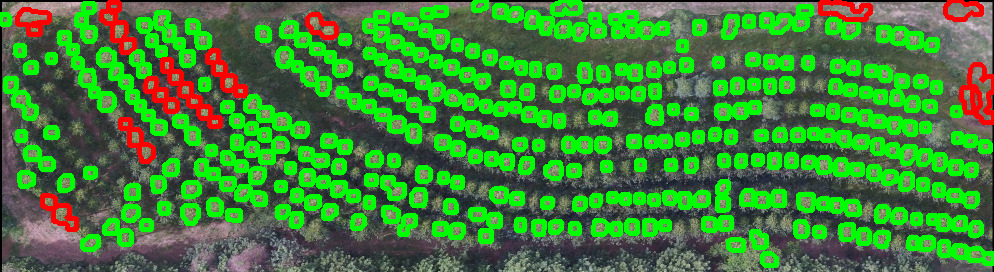
#> input picture images/detections.jpeg, 994 x 272 px
$ python trackbar_new.py ../images/detections.jpeg
#> lines starting #> are read from the running program, lines starting #| are printed output that depends on the picture
#!/usr/bin/python
import cv2
import numpy as np


def filter_mask(im_filter_mask):
    kernel = np.ones((5, 5), np.uint8)
    erode = cv2.erode(im_filter_mask, kernel, iterations=1)
    dilate = cv2.dilate(erode, kernel, iterations=1)
    gaussian = cv2.GaussianBlur(dilate, (5, 5), 1)

    return gaussian


def update(*arg):
    h0 = cv2.getTrackbarPos('h min', 'control')
    h1 = cv2.getTrackbarPos('h max', 'control')
    s0 = cv2.getTrackbarPos('s min', 'control')
    s1 = cv2.getTrackbarPos('s max', 'control')
    v0 = cv2.getTrackbarPos('v min', 'control')
    v1 = cv2.getTrackbarPos('v max', 'control')

    lower = np.array((h0, s0, v0))
    upper = np.array((h1, s1, v1))
    mask = cv2.inRange(hsv, lower, upper)

    gaussian = filter_mask(mask)

    cv2.imshow('GAUSSIAN:', gaussian)

    cv2.imshow('mask', mask)

    contours, hierarchy = cv2.findContours(
        gaussian,
        cv2.RETR_TREE,
        cv2.CHAIN_APPROX_SIMPLE
    )
    total_contours = len(contours)
    result = src.copy()
    #cv2.drawContours(result, contours, 1, (0,255,0), 3)

    contours_error = []

    contours_ok = []
    for cont_contours in contours:
        area = cv2.contourArea(cont_contours)
        print("area: ", area)

        if (area > 50 and area < 400):
            contours_ok.append(cont_contours)
        else:
            print("ERROR_AREA: ", area)
            contours_error.append(cont_contours)

    cv2.drawContours(result, contours_ok, -1, (0, 255, 0), 3)
    cv2.drawContours(result, contours_error, -1, (0, 0, 255), 3)

    print("TOTAL: ", total_contours)
    print("OK_IF: ", len(contours_ok))
    print("ERROR_IF: ", len(contours_error))

    cv2.imshow('result:', result)


def main():
    cv2.namedWindow('control', 0)
    cv2.createTrackbar('h min', 'control', 32, 255, update)
    cv2.createTrackbar('h max', 'control', 38, 255, update)
    cv2.createTrackbar('s min', 'control', 0, 255, update)
    cv2.createTrackbar('s max', 'control', 176, 255, update)
    cv2.createTrackbar('v min', 'control', 106, 255, update)
    cv2.createTrackbar('v max', 'control', 255, 255, update)
    # trackbar(nome controle, janela, default, max, funcao)

    im = cv2.resize(src, None, fx=0.25, fy=0.25, interpolation=cv2.INTER_CUBIC)
    cv2.imshow('control', im)
    update()
    while 1:
        ch = cv2.waitKey(30)
        if (ch == 27):
            cv2.destroyAllWindows()
            break


if __name__ == '__main__':
    import sys
    try:
        fn = sys.argv[1]
        print("parametro:", fn)
    except:
        fn = 'images/hortomosaico_eucalipto.png'

    src = cv2.imread(fn)
#> src is the input picture: shape (272, 994, 3); mean B, G, R 55.9, 129.8, 65

    # resize(imagem_entrada, None, scala x, escala y, flag interpolacao  )
    src = cv2.resize(
        src,
        None,
        fx=0.25,
        fy=0.25,
        interpolation=cv2.INTER_CUBIC
    )
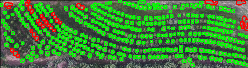
#> src: shape (68, 248, 3); mean B, G, R 56.3, 129, 65.4
    print("resized shape:", src.shape)
#| resized shape: (68, 248, 3)
    hsv = cv2.cvtColor(src, cv2.COLOR_BGR2HSV)
#> hsv: shape (68, 248, 3); mean H, S, V 72.9, 113.6, 139.7
    main()
#> in update, `mask = cv2.inRange(hsv, lower, upper)`:
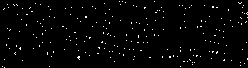
#> mask: shape (68, 248); 1.8% white in thin lines or dots
#> in filter_mask, `erode = cv2.erode(im_filter_mask, kernel, iterations=1)`: erode: shape (68, 248); every value is 0
#> in update, `contours, hierarchy = cv2.findContours( gaussian, cv2.RETR_TREE, cv2.C..`: contours = []
#> in update, `total_contours = len(contours)`: total_contours = 0
#> after the loop in update, `for cont_contours in contours:`: contours_error = []
#| TOTAL:  0
#| OK_IF:  0
#| ERROR_IF:  0
#> (key Esc is pressed here)
